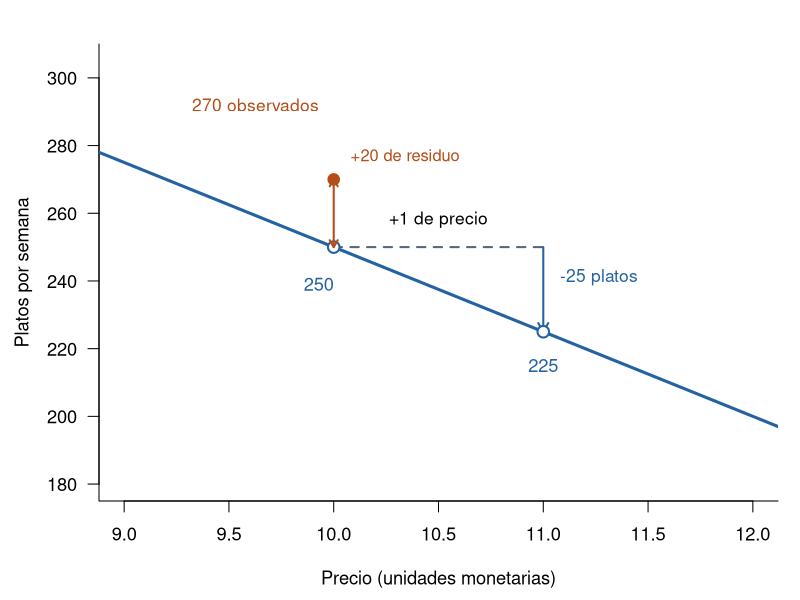
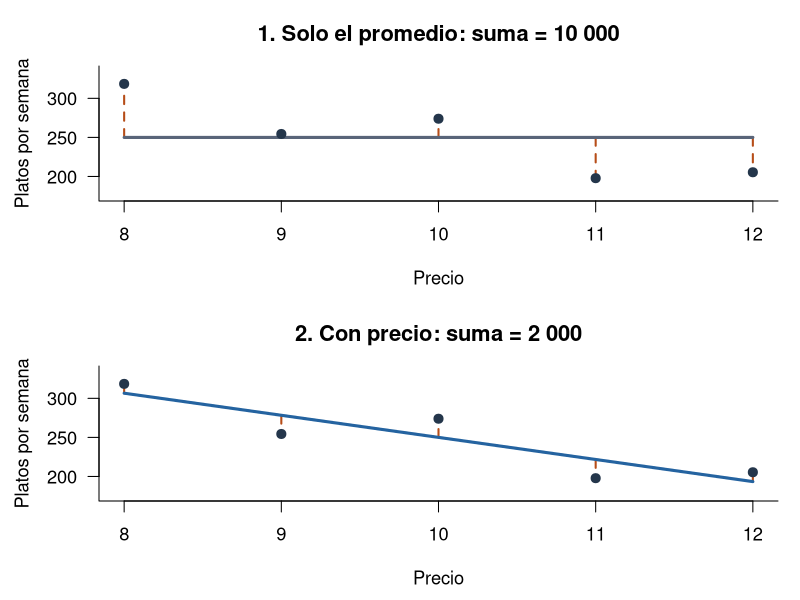
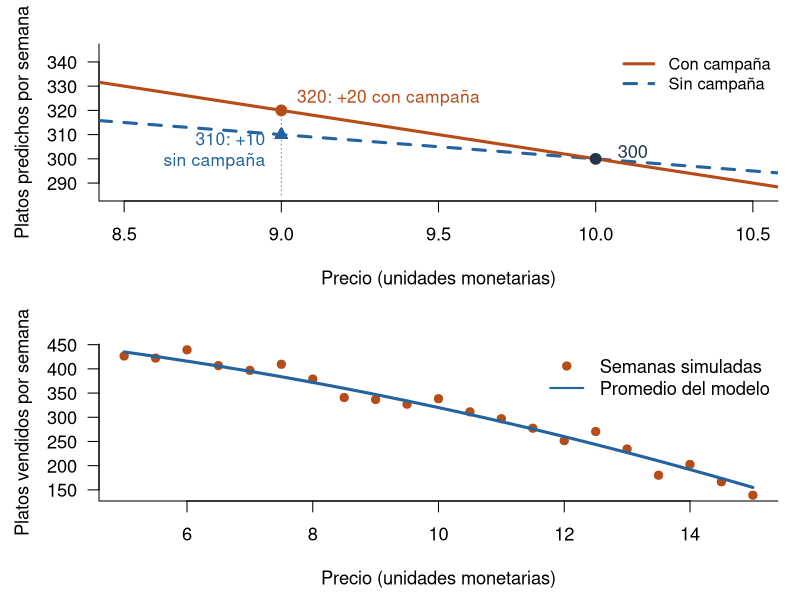

The R source for these figures, in order:
## ---- chunk 1
#| label: configuracion-graficos-capitulo6
#| include: false
if (.Platform$OS.type == "windows") Sys.setlocale("LC_CTYPE", ".UTF-8")
knitr::opts_chunk$set(dev="png", dev.args=list(type="cairo"))
## ---- chunk 2
#| label: fig-pendiente-residuo
#| echo: false
#| fig-width: 7
#| fig-height: 4.8
#| out-width: "100%"
#| fig-cap: "La pendiente compara dos predicciones; el residuo compara una observación con su predicción."
#| fig-alt: "Recta de ventas igual a 500 menos 25 por precio. De precio 10 a 11 la predicción baja de 250 a 225. A precio 10, una observación de 270 está 20 platos por encima de la predicción."

par(mar=c(4.5, 4.5, 2, 1), cex=1.1, las=1)
plot(c(9, 12), c(180, 305), type="n", bty="l",
     xlab="Precio (unidades monetarias)", ylab="Platos por semana")
abline(a=500, b=-25, col="#2463A0", lwd=3)
segments(10, 250, 11, 250, col="#596579", lty=2, lwd=2)
arrows(11, 250, 11, 225, length=0.1, col="#2463A0", lwd=2)
points(c(10, 11), c(250, 225), pch=21, bg="white", col="#2463A0", cex=1.4, lwd=2)
text(10.5, 258, "+1 de precio", cex=0.95)
text(11.08, 241, "-25 platos", adj=0, col="#2463A0", cex=0.95)
arrows(10, 250, 10, 270, length=0.08, code=3, col="#B64D18", lwd=2)
points(10, 270, pch=19, col="#B64D18", cex=1.4)
text(9.93, 292, "270 observados", adj=1, col="#B64D18", cex=0.95)
text(10.08, 277, "+20 de residuo", adj=0, col="#B64D18", cex=0.9)
text(10, 239, "250", adj=1, col="#2463A0")
text(11, 215, "225", col="#2463A0")
## ---- chunk 3
#| label: fig-r2-promedio
#| echo: false
#| fig-width: 7
#| fig-height: 7
#| out-width: "100%"
#| fig-cap: "Los mismos datos, dos formas de predecir. Los segmentos verticales muestran los errores que elevamos al cuadrado y sumamos."
#| fig-alt: "Dos gráficos con las mismas cinco semanas. Arriba, una línea horizontal en 250 platos produce errores cuadrados que suman 10000. Abajo, una recta descendente reduce la suma a 2000: R cuadrado es 0.8."

# Estos cinco datos dan exactamente las sumas del ejemplo.
precio_r2 <- 8:12
residuo_r2 <- c(1, -2, 2, -2, 1) * sqrt(2000/14)
ventas_r2 <- 250 - sqrt(800)* (precio_r2-10) + residuo_r2
ajuste_r2 <- lm(ventas_r2 ~ precio_r2)
stopifnot(abs(sum((ventas_r2-mean(ventas_r2))^2)-10000) < 1e-7,
          abs(sum(residuals(ajuste_r2)^2)-2000) < 1e-7)
par(mfrow=c(2,1), mar=c(4.5,4.5,3,1), cex=1.1, las=1)
for (usar_precio in c(FALSE, TRUE)) {
  pred <- if (usar_precio) fitted(ajuste_r2) else rep(mean(ventas_r2), 5)
  color <- if (usar_precio) "#2463A0" else "#596579"
  plot(precio_r2, ventas_r2, type="n", ylim=c(175,335), bty="l",
       xlab="Precio", ylab="Platos por semana",
       main=if (usar_precio) "2. Con precio: suma = 2 000" else "1. Solo el promedio: suma = 10 000")
  segments(precio_r2, pred, precio_r2, ventas_r2, col="#B64D18", lwd=2, lty=2)
  lines(precio_r2, pred, col=color, lwd=3)
  points(precio_r2, ventas_r2, pch=19, cex=1.1, col="#24364B")
}
## ---- chunk 4
#| label: fig-interaccion-publicidad
#| echo: false
#| fig-width: 7
#| fig-height: 4.8
#| out-width: "100%"
#| fig-cap: "Con interacción, las rectas tienen pendientes distintas: el mismo descuento cambia la predicción en cantidades diferentes."
#| fig-alt: "A precio 10, ambas rectas predicen 300 platos. Al bajar a 9, la recta sin campaña predice 310 y la recta con campaña predice 320."

par(mar=c(4.5,4.5,2,1), cex=1.1, las=1)
plot(c(8.5,10.5), c(285,345), type="n", bty="l",
     xlab="Precio (unidades monetarias)", ylab="Platos predichos por semana")
abline(a=400, b=-10, col="#2463A0", lwd=3, lty=2)
abline(a=500, b=-20, col="#B64D18", lwd=3)
segments(9, 285, 9, 320, lty=3, col="#8591A1")
points(c(9,9,10), c(310,320,300), pch=c(17,19,19),
       col=c("#2463A0","#B64D18","#24364B"), cex=1.3)
text(9.05, 325, "320: +20 con campaña", adj=0, col="#B64D18", cex=0.95)
text(8.95, 304, "310: +10\nsin campaña", adj=1, col="#2463A0", cex=0.95)
text(10.07, 303, "300", adj=0, col="#24364B")
legend("topright", legend=c("Con campaña", "Sin campaña"),
       col=c("#B64D18", "#2463A0"), lty=c(1,2), lwd=3, bty="n", cex=0.9)
## ---- chunk 5
#| label: fig-grafico-cuadratico
#| fig-cap: "Relación cuadrática entre precio y ventas (ejemplo simulado)"
#| fig-alt: "Semanas simuladas alrededor de una curva descendente. La curva es más inclinada a precios altos: de 5 a 6 se pierden 19 platos predichos y de 10 a 11 se pierden 29."
#| echo: false
#| fig-width: 7
#| fig-height: 4.8
#| out-width: "100%"

set.seed(123)
par(mar=c(4.5,4.5,2,1), cex=1.1, las=1)
precio <- seq(5, 15, 0.5)
ventas_promedio <- 500 - 8*precio - precio^2
ventas <- ventas_promedio + rnorm(length(precio), 0, 15)
plot(precio, ventas, pch=19, col="#B64D18", bty="l",
     xlab="Precio (unidades monetarias)", ylab="Platos vendidos por semana")
lines(precio, ventas_promedio, col="#2463A0", lwd=3)
legend("topright", legend=c("Semanas simuladas", "Promedio del modelo"),
       col=c("#B64D18", "#2463A0"), pch=c(19, NA),
       lty=c(NA, 1), lwd=c(NA, 2), bty="n")
